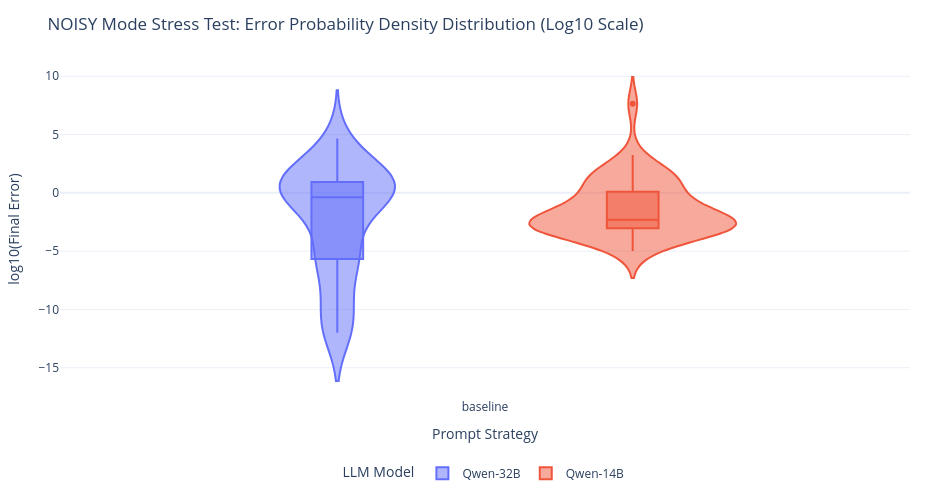

This figure's notebook cell:
### Markdown cell above
## 5. NOISY Mode Error Probability Density (Gaussian KDE / Violin)

### 🎯 Why we do this plot:
Under noisy evaluation, mean metrics can hide severe algorithmic failures. A **Violin Plot (Gaussian Kernel Density Estimate)** displays the *full probability distribution shape* — showing whether errors cluster tightly (robust) or scatter across multiple orders of magnitude (failed).

### 📖 How to read it:
- **Violin Shape / Width**: Represents the density curve of $\log_{10}(\text{final\_error})$. A wide shape at the bottom indicates consistent low errors; a top-heavy shape indicates widespread failure.
- **Box Plot (Inside)**: White line shows the median error; box represents the interquartile range (IQR).

### 💡 Key Takeaway:
Under noisy evaluation, convergence collapses to **0% across all strategies**. Error distributions widen dramatically into multi-modal, heavy-tailed shapes spanning from $10^{-1}$ to $10^6$, proving that noisy landscapes break standard LLM-generated heuristics.

### Code cell
# Plot 5: NOISY Mode Violin / KDE Error Density
df_noisy_iters = df_combined[(df_combined['mode'] == 'NOISY') & (df_combined['final_error'].notna())].copy()
df_noisy_iters['error_safe'] = df_noisy_iters['final_error'].apply(
    lambda x: 1e-12 if x <= 0 else (1e10 if np.isinf(x) or x > 1e10 else x)
)
df_noisy_iters['log_error'] = np.log10(df_noisy_iters['error_safe'])
df_noisy_iters['model_short'] = df_noisy_iters['llm_name'].apply(lambda x: 'Qwen-14B' if '14b' in x.lower() else 'Qwen-32B')

fig_p5 = px.violin(
    df_noisy_iters,
    x='prompt_strategy',
    y='log_error',
    color='model_short',
    box=True,
    points='outliers',
    title='NOISY Mode Stress Test: Error Probability Density Distribution (Log10 Scale)',
    labels={'prompt_strategy': 'Prompt Strategy', 'log_error': 'log10(Final Error)', 'model_short': 'LLM Model'}
)
apply_clean_layout(fig_p5, height=500, width=950)
fig_p5.show()

### Figure 1 — Plotly figure (JSON) as saved in the notebook; plotly's stock layout.template omitted (floating-point values rounded to 4 significant figures)
{"data": [{"alignmentgroup": "True", "box": {"visible": true}, "hovertemplate": "LLM Model=Qwen-32B<br>Prompt Strategy=%{x}<br>log10(Final Error)=%{y}<extra></extra>", "legendgroup": "Qwen-32B", "marker": {"color": "#636efa"}, "name": "Qwen-32B", "offsetgroup": "Qwen-32B", "orientation": "v", "points": "outliers", "scalegroup": "True", "showlegend": true, "type": "violin", "x": ["baseline", "baseline", "baseline", "baseline", "baseline", "baseline", "baseline", "baseline", "baseline", "baseline", "baseline", "baseline", "baseline", "baseline", "baseline", "baseline", "baseline", "baseline", "baseline", "baseline", "baseline", "baseline", "baseline", "baseline", "baseline", "baseline", "baseline", "baseline", "baseline", "baseline", "baseline", "baseline", "baseline", "baseline", "baseline", "baseline", "baseline", "baseline", "baseline", "baseline", "baseline", "baseline", "baseline", "baseline", "baseline", "baseline", "baseline", "baseline", "baseline", "baseline", "baseline", "baseline", "baseline", "baseline", "baseline", "baseline", "baseline", "baseline", "baseline", "baseline", "baseline", "baseline", "baseline", "baseline", "baseline", "baseline", "baseline", "baseline", "baseline", "baseline", "baseline", "baseline", "baseline", "baseline", "baseline", "baseline", "baseline", "baseline", "baseline", "baseline", "baseline"], "x0": " ", "xaxis": "x", "y": [-8.583, -12.0, -12.0, -12.0, -5.702, 4.616, 0.3585, 1.086, -0.3834, -2.887, -4.078, -1.951, -4.284, 0.6842, 1.504, -4.126, -9.233, -5.814, 0.3124, -6.583, 1.413, 1.12, 1.116, 0.1952, 0.4113, 0.6824, 0.1052, 0.7187, -12.0, -12.0, -12.0, -12.0, -5.728, -0.4032, -9.627, -10.22, -9.321, -10.25, -9.215, -0.5017, -1.289, 0.9297, 0.8535, 1.356, 0.7763, 0.7283, 0.9745, 0.77, 0.9185, -5.585, -5.541, -5.283, -5.57, -5.8, -5.82, 1.965, -5.653, -0.4049, 1.047, 0.2967, 0.9698, -0.4202, 3.426, 1.621, 3.781, 1.457, 2.97, 3.873, 4.659, 1.944, 2.963, -2.872, 0.2866, -0.8746, -0.1794, -1.57, 0.5518, -0.8738, 0.4193, -0.2469, -0.8655], "y0": " ", "yaxis": "y"}, {"alignmentgroup": "True", "box": {"visible": true}, "hovertemplate": "LLM Model=Qwen-14B<br>Prompt Strategy=%{x}<br>log10(Final Error)=%{y}<extra></extra>", "legendgroup": "Qwen-14B", "marker": {"color": "#EF553B"}, "name": "Qwen-14B", "offsetgroup": "Qwen-14B", "orientation": "v", "points": "outliers", "scalegroup": "True", "showlegend": true, "type": "violin", "x": ["baseline", "baseline", "baseline", "baseline", "baseline", "baseline", "baseline", "baseline", "baseline", "baseline", "baseline", "baseline", "baseline", "baseline", "baseline", "baseline", "baseline", "baseline", "baseline", "baseline", "baseline", "baseline", "baseline", "baseline", "baseline", "baseline", "baseline", "baseline", "baseline", "baseline", "baseline", "baseline", "baseline", "baseline", "baseline", "baseline", "baseline", "baseline", "baseline", "baseline", "baseline", "baseline", "baseline", "baseline"], "x0": " ", "xaxis": "x", "y": [-3.379, -3.906, -2.412, -2.689, -2.503, -2.545, 1.629, -4.991, 1.291, -4.854, 1.374, 2.221, -0.1089, 1.377, -2.511, -2.198, -2.502, -2.135, 7.636, -3.763, -2.902, -3.042, 1.462, -3.257, -1.415, -2.855, -3.129, -1.005, -1.004, 0.04622, 0.3918, 3.257, 1.665, -0.728, -0.5349, -1.281, -3.536, -2.438, 0.1494, -1.882, -3.035, -3.192, -2.408, -3.08], "y0": " ", "yaxis": "y"}], "layout": {"height": 500, "legend": {"orientation": "h", "title": {"text": "LLM Model"}, "tracegroupgap": 0, "x": 0.5, "xanchor": "center", "y": -0.18, "yanchor": "top"}, "margin": {"b": 80, "l": 60, "r": 40, "t": 60}, "title": {"text": "NOISY Mode Stress Test: Error Probability Density Distribution (Log10 Scale)"}, "violinmode": "group", "width": 950, "xaxis": {"anchor": "y", "domain": [0, 1], "title": {"text": "Prompt Strategy"}}, "yaxis": {"anchor": "x", "domain": [0, 1], "title": {"text": "log10(Final Error)"}}}}
